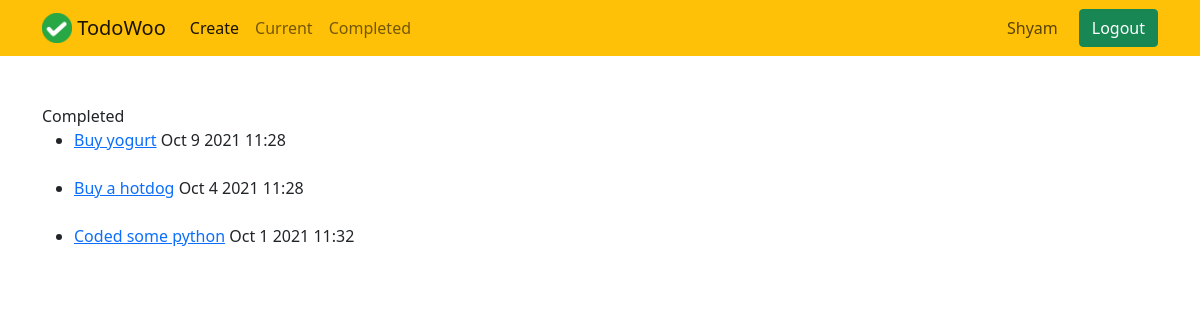
The app's page /completed/ (signed in) with its own data.
### todo/models.py (models this page shows, shortened)
class Todo(models.Model):
	title = models.CharField(max_length=100)
	memo = models.TextField(blank=True)
	created = models.DateTimeField(auto_now_add=True)
	datecompleted = models.DateTimeField(null=True, blank=True)
	important = models.BooleanField(default=False)
	user = models.ForeignKey(User, on_delete=models.CASCADE)

### todo/views.py (the view)
# urls.py: path('completed/', views.completedtodos, name='completedtodos'),
@login_required
def completedtodos(request):
	todos = Todo.objects.filter(user=request.user, datecompleted__isnull=False)
	return render(request, 'todo/completedtodos.html', {'todos': todos})

### todo/templates/todo/completedtodos.html (shortened to what this page needs)
{% extends 'todo/base.html' %}
{% block content %}
Completed
<ul>
	{% for todo in todos %}
	<li>{% if todo.important %}
		<a href="{% url 'viewtodo' todo.id %}"><b>{{ todo.title }}</b></a>
		{% else %}
		<a href="{% url 'viewtodo' todo.id %}">{{ todo.title }}</a>
		{% endif %}
		{{ todo.datecompleted|date:'M j Y H:i' }}
	</li>
	<br>
	{% endfor %}
</ul>
{% endblock %}

### todo/templates/todo/base.html (shortened to what this page needs)
{% load static %}
<!doctype html>
<html lang="en">
  <head>
    <link href="https://cdn.jsdelivr.net/npm/bootstrap@5.1.3/dist/css/bootstrap.min.css" rel="stylesheet">
  </head>
  <body>
  	<nav class="navbar navbar-expand-lg navbar-light bg-warning mb-5">
	  <div class="container">
	    <a class="navbar-brand" href="{% url 'home' %}">
	    	<img src="{% static 'todo/logo.png' %}" width="30" height="30" class="d-inline-block align-top">
	    	<span>TodoWoo</span>
	    </a>
	    {% if user.is_authenticated %}
	    <div class="collapse navbar-collapse" id="navbarSupportedContent">
	      <ul class="navbar-nav me-auto mb-2 mb-lg-0">
	        <li class="nav-item {{ create }}">
	          <a class="nav-link active" aria-current="page" href="{% url 'createtodo' %}">Create</a>
	        </li>
	        <li class="nav-item {{ current }}">
	          <a class="nav-link" href="{% url 'currenttodos' %}">Current</a>
	        </li>
	        <li class="nav-item {{ completed }}">
	          <a class="nav-link" href="{% url 'completedtodos' %}">Completed</a>
	        </li>
	      </ul>
	      <ul class="navbar-nav ml-auto">
	      	<li class="nav-item">
				<button class="btn btn-warning me-2" type="button" disabled>{{ user.username|title }}</button>
	      	</li>
	      	<li class="nav-item">
	      		<form class="d-flex" action="{% url 'logoutuser' %}" method="POST">
	        		<button class="btn btn-success" type="submit">Logout</button>
	      		</form>
	      	</li>
	      </ul>
	      {% endif%}
	    </div>
	  </div>
	</nav>
	<div class="container mt-5">
	{% block content %}{% endblock %}
	</div>
  </body>
</html>

### records on screen
Todo: title "Buy yogurt", datecompleted "Oct 9 2021 11:28"
Todo: title "Buy a hotdog", datecompleted "Oct 4 2021 11:28"
Todo: title "Coded some python", datecompleted "Oct 1 2021 11:32"

### other values on screen
{{ user.username|title }} "Shyam"
